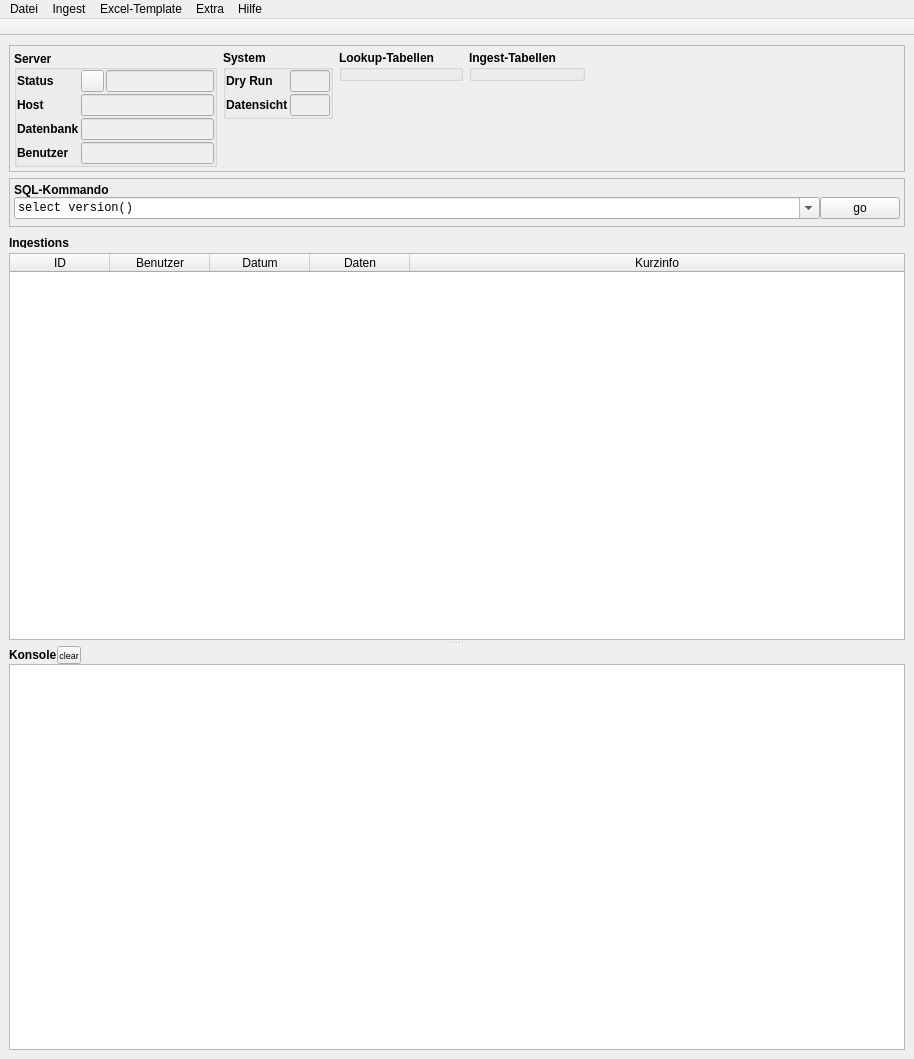
<?xml version="1.0" encoding="UTF-8"?>
<ui version="4.0">
 <class>MainWindow</class>
 <widget class="QMainWindow" name="MainWindow">
  <property name="geometry">
   <rect>
    <x>0</x>
    <y>0</y>
    <width>914</width>
    <height>1059</height>
   </rect>
  </property>
  <property name="sizePolicy">
   <sizepolicy hsizetype="Fixed" vsizetype="Preferred">
    <horstretch>0</horstretch>
    <verstretch>0</verstretch>
   </sizepolicy>
  </property>
  <property name="minimumSize">
   <size>
    <width>30</width>
    <height>0</height>
   </size>
  </property>
  <property name="windowTitle">
   <string>Ingestor</string>
  </property>
  <property name="animated">
   <bool>false</bool>
  </property>
  <property name="console" stdset="0">
   <string/>
  </property>
  <widget class="QWidget" name="centralwidget">
   <layout class="QVBoxLayout" name="verticalLayout">
    <item>
     <widget class="QFrame" name="frameStatus">
      <property name="enabled">
       <bool>true</bool>
      </property>
      <property name="sizePolicy">
       <sizepolicy hsizetype="Preferred" vsizetype="Fixed">
        <horstretch>0</horstretch>
        <verstretch>0</verstretch>
       </sizepolicy>
      </property>
      <property name="layoutDirection">
       <enum>Qt::LeftToRight</enum>
      </property>
      <property name="autoFillBackground">
       <bool>false</bool>
      </property>
      <property name="frameShape">
       <enum>QFrame::StyledPanel</enum>
      </property>
      <property name="frameShadow">
       <enum>QFrame::Plain</enum>
      </property>
      <layout class="QHBoxLayout" name="horizontalLayout">
       <property name="margin">
        <number>4</number>
       </property>
       <item>
        <layout class="QVBoxLayout" name="verticalLayout_server">
         <item>
          <widget class="QGroupBox" name="groupBox_server">
           <property name="enabled">
            <bool>true</bool>
           </property>
           <property name="sizePolicy">
            <sizepolicy hsizetype="Fixed" vsizetype="Fixed">
             <horstretch>0</horstretch>
             <verstretch>0</verstretch>
            </sizepolicy>
           </property>
           <property name="font">
            <font>
             <pointsize>9</pointsize>
             <weight>75</weight>
             <bold>true</bold>
             <kerning>true</kerning>
            </font>
           </property>
           <property name="styleSheet">
            <string notr="true"/>
           </property>
           <property name="title">
            <string>Server</string>
           </property>
           <property name="alignment">
            <set>Qt::AlignLeading|Qt::AlignLeft|Qt::AlignVCenter</set>
           </property>
           <property name="flat">
            <bool>false</bool>
           </property>
           <property name="checkable">
            <bool>false</bool>
           </property>
           <layout class="QGridLayout" name="gridLayout_3">
            <property name="margin">
             <number>0</number>
            </property>
            <property name="spacing">
             <number>2</number>
            </property>
            <item row="1" column="1" colspan="2">
             <widget class="QLineEdit" name="infoTextDbHost">
              <property name="enabled">
               <bool>false</bool>
              </property>
              <property name="font">
               <font>
                <weight>50</weight>
                <bold>false</bold>
               </font>
              </property>
              <property name="readOnly">
               <bool>true</bool>
              </property>
             </widget>
            </item>
            <item row="2" column="0">
             <widget class="QLabel" name="label_8">
              <property name="font">
               <font>
                <pointsize>9</pointsize>
               </font>
              </property>
              <property name="text">
               <string>Datenbank</string>
              </property>
             </widget>
            </item>
            <item row="2" column="1" colspan="2">
             <widget class="QLineEdit" name="infoTextDbNameSchema">
              <property name="enabled">
               <bool>false</bool>
              </property>
              <property name="font">
               <font>
                <weight>50</weight>
                <bold>false</bold>
               </font>
              </property>
              <property name="readOnly">
               <bool>true</bool>
              </property>
             </widget>
            </item>
            <item row="3" column="0">
             <widget class="QLabel" name="label_9">
              <property name="font">
               <font>
                <pointsize>9</pointsize>
               </font>
              </property>
              <property name="text">
               <string>Benutzer</string>
              </property>
             </widget>
            </item>
            <item row="3" column="1" colspan="2">
             <widget class="QLineEdit" name="infoTextDbUser">
              <property name="enabled">
               <bool>false</bool>
              </property>
              <property name="font">
               <font>
                <weight>50</weight>
                <bold>false</bold>
               </font>
              </property>
              <property name="readOnly">
               <bool>true</bool>
              </property>
             </widget>
            </item>
            <item row="0" column="0">
             <widget class="QLabel" name="label_6">
              <property name="font">
               <font>
                <pointsize>9</pointsize>
               </font>
              </property>
              <property name="text">
               <string>Status</string>
              </property>
              <property name="toolTipDuration" stdset="0">
               <number>4</number>
              </property>
             </widget>
            </item>
            <item row="0" column="2">
             <widget class="QLineEdit" name="infoTextDbConnect">
              <property name="enabled">
               <bool>false</bool>
              </property>
              <property name="sizePolicy">
               <sizepolicy hsizetype="Preferred" vsizetype="Preferred">
                <horstretch>0</horstretch>
                <verstretch>0</verstretch>
               </sizepolicy>
              </property>
              <property name="font">
               <font>
                <weight>50</weight>
                <bold>false</bold>
               </font>
              </property>
              <property name="text">
               <string/>
              </property>
              <property name="frame">
               <bool>true</bool>
              </property>
              <property name="readOnly">
               <bool>true</bool>
              </property>
             </widget>
            </item>
            <item row="0" column="1">
             <widget class="QToolButton" name="buttonConnectionToggle">
              <property name="enabled">
               <bool>true</bool>
              </property>
              <property name="sizePolicy">
               <sizepolicy hsizetype="Minimum" vsizetype="Preferred">
                <horstretch>0</horstretch>
                <verstretch>0</verstretch>
               </sizepolicy>
              </property>
              <property name="minimumSize">
               <size>
                <width>23</width>
                <height>0</height>
               </size>
              </property>
              <property name="font">
               <font>
                <family>Monospace</family>
                <italic>false</italic>
               </font>
              </property>
              <property name="toolTip">
               <string>&lt;html&gt;&lt;head/&gt;&lt;body&gt;&lt;p&gt;Verbindung mit Server herstellen/trennen&lt;/p&gt;&lt;/body&gt;&lt;/html&gt;</string>
              </property>
              <property name="text">
               <string/>
              </property>
              <property name="iconSize">
               <size>
                <width>10</width>
                <height>10</height>
               </size>
              </property>
              <property name="autoRaise">
               <bool>false</bool>
              </property>
              <property name="arrowType">
               <enum>Qt::NoArrow</enum>
              </property>
             </widget>
            </item>
            <item row="1" column="0">
             <widget class="QLabel" name="label_7">
              <property name="font">
               <font>
                <pointsize>9</pointsize>
               </font>
              </property>
              <property name="text">
               <string>Host</string>
              </property>
             </widget>
            </item>
           </layout>
          </widget>
         </item>
         <item>
          <spacer name="verticalSpacer">
           <property name="orientation">
            <enum>Qt::Vertical</enum>
           </property>
           <property name="sizeHint" stdset="0">
            <size>
             <width>20</width>
             <height>0</height>
            </size>
           </property>
          </spacer>
         </item>
        </layout>
       </item>
       <item>
        <layout class="QVBoxLayout" name="verticalLayout_system">
         <item>
          <widget class="QGroupBox" name="groupBox_system">
           <property name="enabled">
            <bool>true</bool>
           </property>
           <property name="sizePolicy">
            <sizepolicy hsizetype="Preferred" vsizetype="Fixed">
             <horstretch>0</horstretch>
             <verstretch>0</verstretch>
            </sizepolicy>
           </property>
           <property name="font">
            <font>
             <pointsize>9</pointsize>
             <weight>75</weight>
             <bold>true</bold>
             <kerning>true</kerning>
            </font>
           </property>
           <property name="styleSheet">
            <string notr="true"/>
           </property>
           <property name="title">
            <string>System</string>
           </property>
           <property name="alignment">
            <set>Qt::AlignLeading|Qt::AlignLeft|Qt::AlignTop</set>
           </property>
           <property name="flat">
            <bool>false</bool>
           </property>
           <property name="checkable">
            <bool>false</bool>
           </property>
           <layout class="QGridLayout" name="gridLayout">
            <property name="margin">
             <number>0</number>
            </property>
            <property name="spacing">
             <number>2</number>
            </property>
            <item row="3" column="2">
             <widget class="QLineEdit" name="infoTextSysDatensicht">
              <property name="enabled">
               <bool>false</bool>
              </property>
              <property name="sizePolicy">
               <sizepolicy hsizetype="Fixed" vsizetype="Fixed">
                <horstretch>0</horstretch>
                <verstretch>0</verstretch>
               </sizepolicy>
              </property>
              <property name="maximumSize">
               <size>
                <width>40</width>
                <height>16777215</height>
               </size>
              </property>
              <property name="font">
               <font>
                <weight>50</weight>
                <bold>false</bold>
               </font>
              </property>
              <property name="readOnly">
               <bool>true</bool>
              </property>
             </widget>
            </item>
            <item row="3" column="1">
             <widget class="QLabel" name="label_11">
              <property name="font">
               <font>
                <pointsize>9</pointsize>
               </font>
              </property>
              <property name="toolTip">
               <string>Sicht auf Daten bei der Ausgabe</string>
              </property>
              <property name="text">
               <string>Datensicht</string>
              </property>
             </widget>
            </item>
            <item row="2" column="1">
             <widget class="QLabel" name="label_10">
              <property name="font">
               <font>
                <pointsize>9</pointsize>
               </font>
              </property>
              <property name="text">
               <string>Dry Run</string>
              </property>
              <property name="toolTipDuration" stdset="0">
               <number>4</number>
              </property>
             </widget>
            </item>
            <item row="2" column="2">
             <widget class="QLineEdit" name="infoTextSysDry">
              <property name="enabled">
               <bool>false</bool>
              </property>
              <property name="sizePolicy">
               <sizepolicy hsizetype="Fixed" vsizetype="Fixed">
                <horstretch>0</horstretch>
                <verstretch>0</verstretch>
               </sizepolicy>
              </property>
              <property name="maximumSize">
               <size>
                <width>40</width>
                <height>16777215</height>
               </size>
              </property>
              <property name="font">
               <font>
                <weight>50</weight>
                <bold>false</bold>
               </font>
              </property>
              <property name="text">
               <string/>
              </property>
              <property name="frame">
               <bool>true</bool>
              </property>
              <property name="readOnly">
               <bool>true</bool>
              </property>
             </widget>
            </item>
           </layout>
          </widget>
         </item>
         <item>
          <spacer name="verticalSpacer_2">
           <property name="orientation">
            <enum>Qt::Vertical</enum>
           </property>
           <property name="sizeHint" stdset="0">
            <size>
             <width>20</width>
             <height>0</height>
            </size>
           </property>
          </spacer>
         </item>
        </layout>
       </item>
       <item>
        <layout class="QVBoxLayout" name="verticalLayout_db_lookup">
         <item>
          <widget class="QGroupBox" name="groupboxDBStatusLookup">
           <property name="sizePolicy">
            <sizepolicy hsizetype="Fixed" vsizetype="Fixed">
             <horstretch>0</horstretch>
             <verstretch>0</verstretch>
            </sizepolicy>
           </property>
           <property name="font">
            <font>
             <pointsize>9</pointsize>
             <weight>75</weight>
             <bold>true</bold>
            </font>
           </property>
           <property name="title">
            <string>Lookup-Tabellen</string>
           </property>
           <property name="toolTipDuration" stdset="0">
            <number>-13</number>
           </property>
          </widget>
         </item>
         <item>
          <spacer name="verticalSpacer_3">
           <property name="orientation">
            <enum>Qt::Vertical</enum>
           </property>
           <property name="sizeHint" stdset="0">
            <size>
             <width>20</width>
             <height>0</height>
            </size>
           </property>
          </spacer>
         </item>
        </layout>
       </item>
       <item>
        <layout class="QVBoxLayout" name="verticalLayout_db_ingest">
         <item>
          <widget class="QGroupBox" name="groupboxDBStatusIngest">
           <property name="sizePolicy">
            <sizepolicy hsizetype="Fixed" vsizetype="Fixed">
             <horstretch>0</horstretch>
             <verstretch>0</verstretch>
            </sizepolicy>
           </property>
           <property name="font">
            <font>
             <pointsize>9</pointsize>
             <weight>75</weight>
             <bold>true</bold>
            </font>
           </property>
           <property name="title">
            <string>Ingest-Tabellen</string>
           </property>
           <property name="toolTipDuration" stdset="0">
            <number>-13</number>
           </property>
          </widget>
         </item>
         <item>
          <spacer name="verticalSpacer_4">
           <property name="orientation">
            <enum>Qt::Vertical</enum>
           </property>
           <property name="sizeHint" stdset="0">
            <size>
             <width>20</width>
             <height>0</height>
            </size>
           </property>
          </spacer>
         </item>
        </layout>
       </item>
       <item>
        <spacer name="horizontalSpacer">
         <property name="orientation">
          <enum>Qt::Horizontal</enum>
         </property>
         <property name="sizeHint" stdset="0">
          <size>
           <width>40</width>
           <height>20</height>
          </size>
         </property>
        </spacer>
       </item>
      </layout>
     </widget>
    </item>
    <item>
     <widget class="QFrame" name="sql_commando">
      <property name="frameShape">
       <enum>QFrame::StyledPanel</enum>
      </property>
      <property name="frameShadow">
       <enum>QFrame::Raised</enum>
      </property>
      <layout class="QVBoxLayout" name="verticalLayout_4">
       <property name="spacing">
        <number>0</number>
       </property>
       <property name="leftMargin">
        <number>4</number>
       </property>
       <property name="topMargin">
        <number>4</number>
       </property>
       <property name="rightMargin">
        <number>4</number>
       </property>
       <property name="bottomMargin">
        <number>7</number>
       </property>
       <item>
        <widget class="QLabel" name="label">
         <property name="font">
          <font>
           <pointsize>9</pointsize>
           <weight>75</weight>
           <bold>true</bold>
          </font>
         </property>
         <property name="text">
          <string>SQL-Kommando</string>
         </property>
        </widget>
       </item>
       <item>
        <layout class="QHBoxLayout" name="_2">
         <property name="spacing">
          <number>0</number>
         </property>
         <item>
          <widget class="QComboBox" name="lineSqlCmd">
           <property name="sizePolicy">
            <sizepolicy hsizetype="Preferred" vsizetype="Fixed">
             <horstretch>0</horstretch>
             <verstretch>0</verstretch>
            </sizepolicy>
           </property>
           <property name="font">
            <font>
             <family>Monospace</family>
             <pointsize>9</pointsize>
             <weight>50</weight>
             <bold>false</bold>
            </font>
           </property>
           <property name="editable">
            <bool>true</bool>
           </property>
           <property name="frame">
            <bool>true</bool>
           </property>
           <item>
            <property name="text">
             <string>select version()</string>
            </property>
           </item>
          </widget>
         </item>
         <item>
          <widget class="QPushButton" name="buttonSqlCmd">
           <property name="sizePolicy">
            <sizepolicy hsizetype="Maximum" vsizetype="Fixed">
             <horstretch>0</horstretch>
             <verstretch>0</verstretch>
            </sizepolicy>
           </property>
           <property name="font">
            <font>
             <pointsize>9</pointsize>
            </font>
           </property>
           <property name="toolTip">
            <string>&lt;html&gt;&lt;head/&gt;&lt;body&gt;&lt;p&gt;Führe einen SQL-Befehl aus. Es werden keine Datenveränderungen vorgenommen.&lt;/p&gt;&lt;/body&gt;&lt;/html&gt;</string>
           </property>
           <property name="text">
            <string>go</string>
           </property>
           <property name="iconSize">
            <size>
             <width>16</width>
             <height>16</height>
            </size>
           </property>
          </widget>
         </item>
        </layout>
       </item>
      </layout>
     </widget>
    </item>
    <item>
     <widget class="QFrame" name="frame">
      <property name="frameShape">
       <enum>QFrame::NoFrame</enum>
      </property>
      <property name="frameShadow">
       <enum>QFrame::Plain</enum>
      </property>
      <layout class="QVBoxLayout" name="verticalLayout_5">
       <property name="spacing">
        <number>0</number>
       </property>
       <property name="margin">
        <number>0</number>
       </property>
       <item>
        <widget class="QSplitter" name="splitter">
         <property name="orientation">
          <enum>Qt::Vertical</enum>
         </property>
         <property name="opaqueResize">
          <bool>true</bool>
         </property>
         <property name="handleWidth">
          <number>6</number>
         </property>
         <widget class="QFrame" name="frameMitte">
          <property name="frameShape">
           <enum>QFrame::NoFrame</enum>
          </property>
          <property name="frameShadow">
           <enum>QFrame::Plain</enum>
          </property>
          <property name="lineWidth">
           <number>0</number>
          </property>
          <layout class="QHBoxLayout" name="horizontalLayout_3">
           <property name="spacing">
            <number>0</number>
           </property>
           <property name="margin">
            <number>0</number>
           </property>
           <item>
            <layout class="QVBoxLayout" name="verticalLayout_3">
             <property name="spacing">
              <number>0</number>
             </property>
             <item>
              <layout class="QHBoxLayout" name="horizontalLayout_2">
               <property name="spacing">
                <number>0</number>
               </property>
               <item>
                <widget class="QLabel" name="label_2">
                 <property name="enabled">
                  <bool>true</bool>
                 </property>
                 <property name="minimumSize">
                  <size>
                   <width>0</width>
                   <height>0</height>
                  </size>
                 </property>
                 <property name="maximumSize">
                  <size>
                   <width>16777215</width>
                   <height>10</height>
                  </size>
                 </property>
                 <property name="font">
                  <font>
                   <pointsize>9</pointsize>
                   <weight>75</weight>
                   <bold>true</bold>
                  </font>
                 </property>
                 <property name="text">
                  <string>Ingestions</string>
                 </property>
                 <property name="textFormat">
                  <enum>Qt::PlainText</enum>
                 </property>
                </widget>
               </item>
               <item>
                <spacer name="horizontalSpacer_3">
                 <property name="orientation">
                  <enum>Qt::Horizontal</enum>
                 </property>
                 <property name="sizeHint" stdset="0">
                  <size>
                   <width>40</width>
                   <height>20</height>
                  </size>
                 </property>
                </spacer>
               </item>
              </layout>
             </item>
             <item>
              <widget class="QTableWidget" name="tableIngest">
               <property name="font">
                <font>
                 <pointsize>9</pointsize>
                 <weight>50</weight>
                 <bold>false</bold>
                </font>
               </property>
               <property name="autoScroll">
                <bool>true</bool>
               </property>
               <property name="gridStyle">
                <enum>Qt::SolidLine</enum>
               </property>
               <property name="sortingEnabled">
                <bool>true</bool>
               </property>
               <property name="wordWrap">
                <bool>false</bool>
               </property>
               <property name="cornerButtonEnabled">
                <bool>true</bool>
               </property>
               <property name="columnCount">
                <number>5</number>
               </property>
               <attribute name="horizontalHeaderVisible">
                <bool>true</bool>
               </attribute>
               <attribute name="horizontalHeaderCascadingSectionResizes">
                <bool>false</bool>
               </attribute>
               <attribute name="horizontalHeaderShowSortIndicator" stdset="0">
                <bool>true</bool>
               </attribute>
               <attribute name="horizontalHeaderStretchLastSection">
                <bool>true</bool>
               </attribute>
               <attribute name="verticalHeaderVisible">
                <bool>false</bool>
               </attribute>
               <attribute name="verticalHeaderDefaultSectionSize">
                <number>20</number>
               </attribute>
               <column>
                <property name="text">
                 <string>ID</string>
                </property>
               </column>
               <column>
                <property name="text">
                 <string>Benutzer</string>
                </property>
               </column>
               <column>
                <property name="text">
                 <string>Datum</string>
                </property>
               </column>
               <column>
                <property name="text">
                 <string>Daten</string>
                </property>
               </column>
               <column>
                <property name="text">
                 <string>Kurzinfo</string>
                </property>
               </column>
              </widget>
             </item>
            </layout>
           </item>
          </layout>
         </widget>
         <widget class="QFrame" name="frameConsole">
          <property name="frameShape">
           <enum>QFrame::NoFrame</enum>
          </property>
          <property name="frameShadow">
           <enum>QFrame::Plain</enum>
          </property>
          <property name="lineWidth">
           <number>0</number>
          </property>
          <layout class="QVBoxLayout" name="verticalLayout_2">
           <property name="spacing">
            <number>0</number>
           </property>
           <property name="margin">
            <number>0</number>
           </property>
           <item>
            <layout class="QHBoxLayout" name="horizontalLayout_4">
             <property name="spacing">
              <number>0</number>
             </property>
             <property name="bottomMargin">
              <number>0</number>
             </property>
             <item>
              <widget class="QLabel" name="label_3">
               <property name="enabled">
                <bool>true</bool>
               </property>
               <property name="minimumSize">
                <size>
                 <width>0</width>
                 <height>0</height>
                </size>
               </property>
               <property name="maximumSize">
                <size>
                 <width>16777215</width>
                 <height>10</height>
                </size>
               </property>
               <property name="font">
                <font>
                 <pointsize>9</pointsize>
                 <weight>75</weight>
                 <bold>true</bold>
                </font>
               </property>
               <property name="text">
                <string>Konsole</string>
               </property>
               <property name="textFormat">
                <enum>Qt::PlainText</enum>
               </property>
              </widget>
             </item>
             <item>
              <widget class="QToolButton" name="buttonConsoleClear">
               <property name="sizePolicy">
                <sizepolicy hsizetype="Minimum" vsizetype="Minimum">
                 <horstretch>0</horstretch>
                 <verstretch>0</verstretch>
                </sizepolicy>
               </property>
               <property name="maximumSize">
                <size>
                 <width>24</width>
                 <height>24</height>
                </size>
               </property>
               <property name="font">
                <font>
                 <pointsize>7</pointsize>
                </font>
               </property>
               <property name="toolTip">
                <string>&lt;html&gt;&lt;head/&gt;&lt;body&gt;&lt;p&gt;Konsole löschen&lt;/p&gt;&lt;/body&gt;&lt;/html&gt;</string>
               </property>
               <property name="text">
                <string>clear</string>
               </property>
               <property name="iconSize">
                <size>
                 <width>10</width>
                 <height>10</height>
                </size>
               </property>
               <property name="popupMode">
                <enum>QToolButton::DelayedPopup</enum>
               </property>
               <property name="autoRaise">
                <bool>false</bool>
               </property>
               <property name="arrowType">
                <enum>Qt::NoArrow</enum>
               </property>
              </widget>
             </item>
             <item>
              <spacer name="horizontalSpacer_4">
               <property name="orientation">
                <enum>Qt::Horizontal</enum>
               </property>
               <property name="sizeHint" stdset="0">
                <size>
                 <width>461</width>
                 <height>9</height>
                </size>
               </property>
              </spacer>
             </item>
            </layout>
           </item>
           <item>
            <widget class="QTextEdit" name="textBox">
             <property name="enabled">
              <bool>true</bool>
             </property>
             <property name="minimumSize">
              <size>
               <width>0</width>
               <height>100</height>
              </size>
             </property>
             <property name="sizeIncrement">
              <size>
               <width>0</width>
               <height>0</height>
              </size>
             </property>
             <property name="font">
              <font>
               <family>Monospace</family>
               <pointsize>8</pointsize>
               <italic>false</italic>
               <kerning>true</kerning>
              </font>
             </property>
             <property name="documentTitle">
              <string>Huhu</string>
             </property>
             <property name="lineWrapMode">
              <enum>QTextEdit::NoWrap</enum>
             </property>
            </widget>
           </item>
          </layout>
         </widget>
        </widget>
       </item>
      </layout>
     </widget>
    </item>
   </layout>
  </widget>
  <widget class="QMenuBar" name="menubar">
   <property name="geometry">
    <rect>
     <x>0</x>
     <y>0</y>
     <width>914</width>
     <height>28</height>
    </rect>
   </property>
   <property name="sizePolicy">
    <sizepolicy hsizetype="MinimumExpanding" vsizetype="Minimum">
     <horstretch>0</horstretch>
     <verstretch>0</verstretch>
    </sizepolicy>
   </property>
   <widget class="QMenu" name="menuIngest">
    <property name="title">
     <string>Datei</string>
    </property>
    <widget class="QMenu" name="menuNeuerDatensatz">
     <property name="title">
      <string>Neu</string>
     </property>
    </widget>
    <addaction name="menuNeuerDatensatz"/>
    <addaction name="actionBeenden"/>
   </widget>
   <widget class="QMenu" name="menu_ingest">
    <property name="title">
     <string>Ingest</string>
    </property>
   </widget>
   <widget class="QMenu" name="menu_template">
    <property name="title">
     <string>Excel-Template</string>
    </property>
   </widget>
   <widget class="QMenu" name="menuOptionen">
    <property name="title">
     <string>Extra</string>
    </property>
    <widget class="QMenu" name="menuDB_Konsitenzcheck">
     <property name="title">
      <string>DB-Konsitenzchecks</string>
     </property>
     <addaction name="actionKonsistenzcheckAutopsy"/>
    </widget>
    <addaction name="actionOptionen"/>
    <addaction name="menuDB_Konsitenzcheck"/>
   </widget>
   <widget class="QMenu" name="menuHilfe">
    <property name="title">
     <string>Hilfe</string>
    </property>
    <addaction name="actionInfo"/>
   </widget>
   <addaction name="menuIngest"/>
   <addaction name="menu_ingest"/>
   <addaction name="menu_template"/>
   <addaction name="menuOptionen"/>
   <addaction name="menuHilfe"/>
  </widget>
  <widget class="QToolBar" name="toolBar">
   <property name="windowTitle">
    <string>toolBar</string>
   </property>
   <property name="movable">
    <bool>false</bool>
   </property>
   <property name="toolButtonStyle">
    <enum>Qt::ToolButtonTextUnderIcon</enum>
   </property>
   <attribute name="toolBarArea">
    <enum>TopToolBarArea</enum>
   </attribute>
   <attribute name="toolBarBreak">
    <bool>false</bool>
   </attribute>
  </widget>
  <action name="actionBeenden">
   <property name="text">
    <string>Beenden</string>
   </property>
   <property name="shortcut">
    <string>Ctrl+Q</string>
   </property>
   <property name="iconVisibleInMenu">
    <bool>false</bool>
   </property>
  </action>
  <action name="actionOptionen">
   <property name="text">
    <string>Einstellungen</string>
   </property>
   <property name="toolTip">
    <string>Einstellungen</string>
   </property>
   <property name="shortcut">
    <string>Ctrl+O</string>
   </property>
  </action>
  <action name="actionInfo">
   <property name="text">
    <string>Info</string>
   </property>
  </action>
  <action name="actionKonsistenzcheckAutopsy">
   <property name="text">
    <string>Autopsy</string>
   </property>
  </action>
 </widget>
 <resources/>
 <connections/>
</ui>
